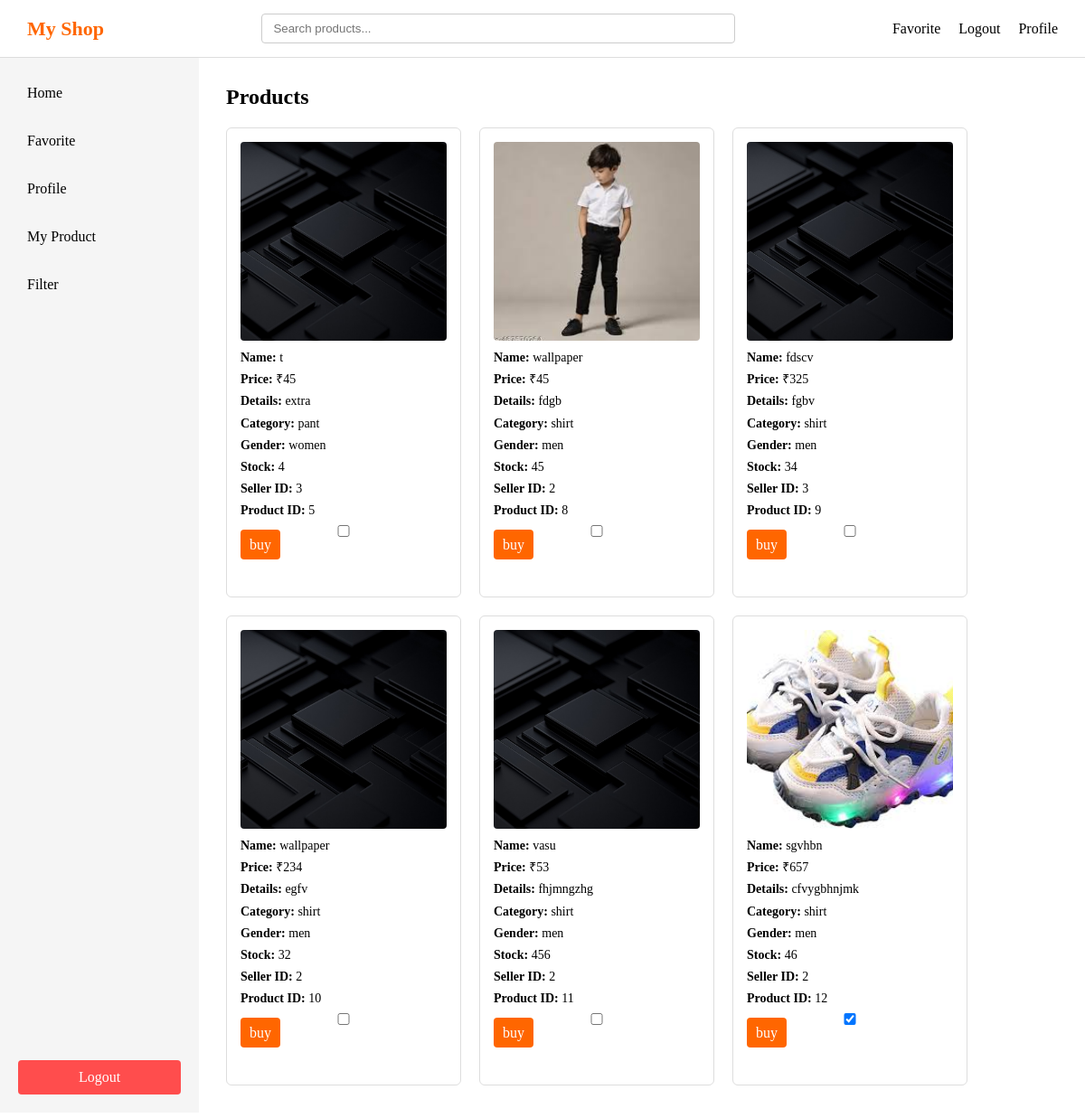
The app's page /home (signed in) with its own data.
### main.py (models this page shows)
class Product(db.Model):
    id=db.Column(db.Integer, primary_key = True)
    product_name = db.Column(db.String(100))
    product_price= db.Column(db.Integer)
    product_image= db.Column(db.String(200))
    product_details = db.Column(db.Text)
    product_category = db.Column(db.String(100))
    product_gender= db.Column(db.String(20))
    product_stock= db.Column(db.Integer)
    seller_id = db.Column(db.Integer, db.ForeignKey('user.id'))

### main.py (the view)
@app.route('/home')
def home():
    if 'user' not in session:
        return redirect(url_for('login'))
    username = session.get('user')
    user = User.query.filter_by(username= username).first()
    products = Product.query.all()
    liked_products=[]
    liked_products = [
        up.product_id for up in UserProduct.query.filter_by(user_id = user.id).all()
    ]
    return render_template("home.html", user = user , products = products , liked_products = liked_products)

### templates/home.html (shortened to what this page needs)
<!DOCTYPE html>
<html lang="en">
<head>
    <link rel="stylesheet" href="{{ url_for('static', filename='style.css') }}">
</head>
<body>
    <div class="header">
        <div class="logo">My Shop</div>
        <div class="searchbar">
            <input type="text" placeholder="Search products..." />
        </div>
        <div class="right">
            <div class="favorite"><a href="/favorite">Favorite</a></div>
            <div class="logout"><a href="/logout">Logout</a></div>
            <div class="profile"><a href="/profile">Profile</a></div>
        </div>
    </div>
    <div class="layout">
        <div class="sidebar">
            <div class="top">
                <div class="home" id="sidebar-home">Home</div>
                <div class="favorite" id="sidebar-favorite">Favorite</div>
                <div class="profile" id="sidebar-profile">Profile</div>
                {% if user.user_type == 's' %}
                <div class="my_product" id="sidebar-myproduct">My Product</div>
                <div class="filter">Filter</div>
                {% else %}
                <div class="filter">Filter</div>
                {% endif %}
            </div>
            <div class="logout" id="sidebar-logout">Logout</div>
        </div>
        <div class="main">
            <h2>Products</h2>
            {% if products %}
            <div class="products">
                {% for product in products %}
                <div class="product-card">
                    <img src="{{ url_for('static', filename='uploads/' + product.product_image) }}">
                    <p><strong>Name:</strong> {{ product.product_name }}</p>
                    <p><strong>Price:</strong> ₹{{ product.product_price }}</p>
                    <p><strong>Details:</strong> {{ product.product_details }}</p>
                    <p><strong>Category:</strong> {{ product.product_category }}</p>
                    <p><strong>Gender:</strong> {{ product.product_gender }}</p>
                    <p><strong>Stock:</strong> {{ product.product_stock }}</p>
                    <p><strong>Seller ID:</strong> {{ product.seller_id }}</p>
                    <p><strong>Product ID:</strong> {{ product.id }}</p>
                    <input type="checkbox" class="like-checkbox" data-product-id="{{ product.id }}"
                    {% if product.id in liked_products %}
                        checked
                    {% endif %}>
                    <div class="buybutton">
                        <a href="{{ url_for('buyButton', product_id=product.id) }}">buy</a>
                    </div>
                </div>
                {% endfor %}
            </div>
            {% endif %}
        </div>
    </div>
</body>
</html>

### static/style.css (style rules this page uses)
* { margin: 0; padding: 0; box-sizing: border-box; }
.header { display: flex; align-items: center; justify-content: space-between; padding: 15px 30px; background-color: #ffffff; border-bottom: 1px solid #ddd; width: 100%; }
.logo { font-size: 22px; font-weight: bold; color: #ff6600; white-space: nowrap; }
.searchbar { flex: 1; display: flex; justify-content: center; }
.searchbar input { width: 60%; min-width: 250px; padding: 8px 12px; border: 1px solid #ccc; border-radius: 4px; }
.right { display: flex; align-items: center; gap: 20px; white-space: nowrap; }
.right a, .right div { text-decoration: none; color: #000; cursor: pointer; font-weight: 500; }
.layout { display: flex; height: calc(100vh - 70px); }
.sidebar { width: 220px; height: 100%; background-color: #f5f5f5; padding: 20px; display: flex; flex-direction: column; }
.sidebar .top { flex: 1; overflow-y: auto; display: flex; flex-direction: column; gap: 15px; }
.sidebar .top div { padding: 10px; cursor: pointer; border-radius: 4px; }
.sidebar .logout { padding: 10px; background-color: #ff4d4d; color: white; text-align: center; border-radius: 4px; cursor: pointer; flex-shrink: 0; }
.main { flex: 1; padding: 30px; background-color: #ffffff; overflow-y: auto; }
.products { display: grid; grid-template-columns: repeat(auto-fill, 260px); gap: 20px; margin-top: 20px; }
.products > div { width: 260px; height: 520px; border: 1px solid #ddd; border-radius: 6px; padding: 15px; background-color: #fff; display: flex; flex-direction: column; overflow: hidden; }
.products img { width: 100%; height: 220px; object-fit: cover; border-radius: 4px; margin-bottom: 10px; }
.products p { font-size: 14px; margin-bottom: 6px; line-height: 1.3; }
.buybutton a, .products button { margin-top: auto; padding: 8px 10px; border-radius: 4px; text-align: center; background-color: #ff6600; color: white; text-decoration: none; border: none; cursor: pointer; }

### records on screen
Product: product_image (picture), product_name "t", product_price "45", product_details "extra", product_category "pant", product_gender "women", product_stock "4", seller_id "3", id "5"
Product: product_image (picture), product_name "wallpaper", product_price "45", product_details "fdgb", product_category "shirt", product_gender "men", product_stock "45", seller_id "2", id "8"
Product: product_image (picture), product_name "fdscv", product_price "325", product_details "fgbv", product_category "shirt", product_gender "men", product_stock "34", seller_id "3", id "9"
Product: product_image (picture), product_name "wallpaper", product_price "234", product_details "egfv", product_category "shirt", product_gender "men", product_stock "32", seller_id "2", id "10"
Product: product_image (picture), product_name "vasu", product_price "53", product_details "fhjmngzhg", product_category "shirt", product_gender "men", product_stock "456", seller_id "2", id "11"
Product: product_image (picture), product_name "sgvhbn", product_price "657", product_details "cfvygbhnjmk", product_category "shirt", product_gender "men", product_stock "46", seller_id "2", id "12", id "☑"
